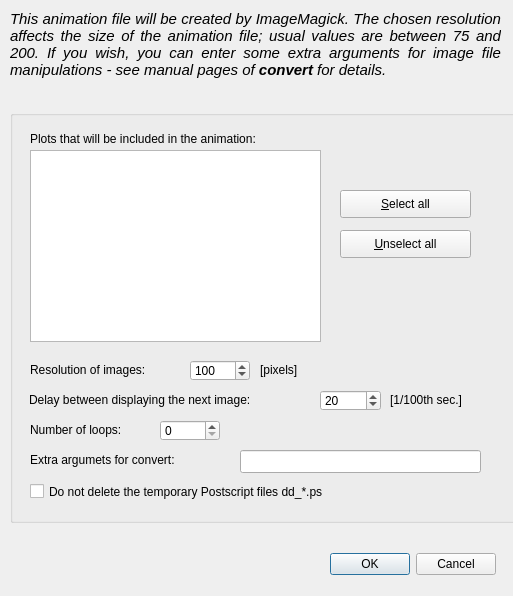
<?xml version="1.0" encoding="UTF-8"?>
<ui version="4.0">
 <class>DAnimate</class>
 <widget class="QDialog" name="DAnimate">
  <property name="geometry">
   <rect>
    <x>0</x>
    <y>0</y>
    <width>513</width>
    <height>596</height>
   </rect>
  </property>
  <property name="windowTitle">
   <string>Animate</string>
  </property>
  <widget class="QLabel" name="textLabel6">
   <property name="geometry">
    <rect>
     <x>10</x>
     <y>10</y>
     <width>491</width>
     <height>101</height>
    </rect>
   </property>
   <property name="font">
    <font>
     <italic>true</italic>
    </font>
   </property>
   <property name="text">
    <string>&lt;!DOCTYPE HTML PUBLIC &quot;-//W3C//DTD HTML 4.0//EN&quot; &quot;http://www.w3.org/TR/REC-html40/strict.dtd&quot;&gt;
&lt;html&gt;&lt;head&gt;&lt;meta name=&quot;qrichtext&quot; content=&quot;1&quot; /&gt;&lt;style type=&quot;text/css&quot;&gt;
p, li { white-space: pre-wrap; }
&lt;/style&gt;&lt;/head&gt;&lt;body style=&quot; font-family:'Ubuntu'; font-size:11pt; font-weight:400; font-style:italic;&quot;&gt;
&lt;p align=&quot;justify&quot; style=&quot; margin-top:0px; margin-bottom:0px; margin-left:0px; margin-right:0px; -qt-block-indent:0; text-indent:0px;&quot;&gt;This animation file will be created by ImageMagick. The chosen resolution affects the size of the animation file; usual values are between 75 and 200. If you wish, you can enter some extra arguments for image file manipulations - see manual pages of &lt;span style=&quot; font-weight:600;&quot;&gt;convert&lt;/span&gt; for details.&lt;/p&gt;&lt;/body&gt;&lt;/html&gt;</string>
   </property>
   <property name="textFormat">
    <enum>Qt::RichText</enum>
   </property>
   <property name="alignment">
    <set>Qt::AlignLeading|Qt::AlignLeft|Qt::AlignTop</set>
   </property>
   <property name="wordWrap">
    <bool>true</bool>
   </property>
   <property name="margin">
    <number>5</number>
   </property>
  </widget>
  <widget class="QGroupBox" name="groupBox">
   <property name="geometry">
    <rect>
     <x>10</x>
     <y>110</y>
     <width>550</width>
     <height>413</height>
    </rect>
   </property>
   <property name="title">
    <string/>
   </property>
   <property name="flat">
    <bool>false</bool>
   </property>
   <property name="checkable">
    <bool>false</bool>
   </property>
   <widget class="QCheckBox" name="rmFiles">
    <property name="geometry">
     <rect>
      <x>20</x>
      <y>370</y>
      <width>451</width>
      <height>23</height>
     </rect>
    </property>
    <property name="text">
     <string>Do not delete the temporary Postscript files dd_*.ps</string>
    </property>
   </widget>
   <widget class="QLabel" name="textLabel3_2">
    <property name="geometry">
     <rect>
      <x>250</x>
      <y>250</y>
      <width>50</width>
      <height>20</height>
     </rect>
    </property>
    <property name="text">
     <string>[pixels]</string>
    </property>
    <property name="wordWrap">
     <bool>false</bool>
    </property>
   </widget>
   <widget class="QLabel" name="textLabel3">
    <property name="geometry">
     <rect>
      <x>380</x>
      <y>280</y>
      <width>151</width>
      <height>20</height>
     </rect>
    </property>
    <property name="text">
     <string>[1/100th sec.]</string>
    </property>
    <property name="wordWrap">
     <bool>false</bool>
    </property>
   </widget>
   <widget class="QLabel" name="textLabel5">
    <property name="geometry">
     <rect>
      <x>20</x>
      <y>340</y>
      <width>201</width>
      <height>20</height>
     </rect>
    </property>
    <property name="text">
     <string>Extra argumets for convert:</string>
    </property>
    <property name="wordWrap">
     <bool>false</bool>
    </property>
   </widget>
   <widget class="QSpinBox" name="delay">
    <property name="geometry">
     <rect>
      <x>310</x>
      <y>280</y>
      <width>61</width>
      <height>21</height>
     </rect>
    </property>
    <property name="maximum">
     <number>200</number>
    </property>
    <property name="value">
     <number>20</number>
    </property>
   </widget>
   <widget class="QLabel" name="textLabel2_3">
    <property name="geometry">
     <rect>
      <x>20</x>
      <y>310</y>
      <width>131</width>
      <height>20</height>
     </rect>
    </property>
    <property name="text">
     <string>Number of loops:</string>
    </property>
    <property name="wordWrap">
     <bool>false</bool>
    </property>
   </widget>
   <widget class="QLabel" name="textLabel2">
    <property name="geometry">
     <rect>
      <x>20</x>
      <y>250</y>
      <width>151</width>
      <height>20</height>
     </rect>
    </property>
    <property name="text">
     <string>Resolution of images:</string>
    </property>
    <property name="wordWrap">
     <bool>false</bool>
    </property>
   </widget>
   <widget class="QPushButton" name="btSelAll">
    <property name="geometry">
     <rect>
      <x>330</x>
      <y>80</y>
      <width>131</width>
      <height>28</height>
     </rect>
    </property>
    <property name="text">
     <string>&amp;Select all</string>
    </property>
   </widget>
   <widget class="QLabel" name="label">
    <property name="geometry">
     <rect>
      <x>20</x>
      <y>20</y>
      <width>341</width>
      <height>18</height>
     </rect>
    </property>
    <property name="text">
     <string>Plots that will be included in the animation:</string>
    </property>
   </widget>
   <widget class="QListWidget" name="plotFiles">
    <property name="geometry">
     <rect>
      <x>20</x>
      <y>40</y>
      <width>291</width>
      <height>192</height>
     </rect>
    </property>
    <property name="selectionMode">
     <enum>QAbstractItemView::ExtendedSelection</enum>
    </property>
   </widget>
   <widget class="QPushButton" name="btUnselAll">
    <property name="geometry">
     <rect>
      <x>330</x>
      <y>120</y>
      <width>131</width>
      <height>28</height>
     </rect>
    </property>
    <property name="text">
     <string>&amp;Unselect all</string>
    </property>
   </widget>
   <widget class="QSpinBox" name="nloops">
    <property name="geometry">
     <rect>
      <x>150</x>
      <y>310</y>
      <width>60</width>
      <height>21</height>
     </rect>
    </property>
    <property name="maximum">
     <number>1000</number>
    </property>
   </widget>
   <widget class="QLabel" name="textLabel2_2">
    <property name="geometry">
     <rect>
      <x>19</x>
      <y>280</y>
      <width>291</width>
      <height>20</height>
     </rect>
    </property>
    <property name="text">
     <string>Delay between displaying the next image:</string>
    </property>
    <property name="wordWrap">
     <bool>false</bool>
    </property>
   </widget>
   <widget class="QSpinBox" name="density">
    <property name="geometry">
     <rect>
      <x>180</x>
      <y>250</y>
      <width>60</width>
      <height>21</height>
     </rect>
    </property>
    <property name="minimum">
     <number>50</number>
    </property>
    <property name="maximum">
     <number>600</number>
    </property>
    <property name="value">
     <number>100</number>
    </property>
   </widget>
   <widget class="QLineEdit" name="args">
    <property name="geometry">
     <rect>
      <x>230</x>
      <y>340</y>
      <width>241</width>
      <height>23</height>
     </rect>
    </property>
   </widget>
  </widget>
  <widget class="QDialogButtonBox" name="buttonBox">
   <property name="geometry">
    <rect>
     <x>320</x>
     <y>550</y>
     <width>176</width>
     <height>28</height>
    </rect>
   </property>
   <property name="standardButtons">
    <set>QDialogButtonBox::Cancel|QDialogButtonBox::Ok</set>
   </property>
  </widget>
 </widget>
 <layoutdefault spacing="6" margin="11"/>
 <tabstops>
  <tabstop>plotFiles</tabstop>
  <tabstop>btSelAll</tabstop>
  <tabstop>btUnselAll</tabstop>
  <tabstop>density</tabstop>
  <tabstop>delay</tabstop>
  <tabstop>nloops</tabstop>
  <tabstop>args</tabstop>
  <tabstop>rmFiles</tabstop>
  <tabstop>buttonBox</tabstop>
 </tabstops>
 <resources/>
 <connections>
  <connection>
   <sender>buttonBox</sender>
   <signal>accepted()</signal>
   <receiver>DAnimate</receiver>
   <slot>accept()</slot>
   <hints>
    <hint type="sourcelabel">
     <x>387</x>
     <y>333</y>
    </hint>
    <hint type="destinationlabel">
     <x>244</x>
     <y>179</y>
    </hint>
   </hints>
  </connection>
  <connection>
   <sender>buttonBox</sender>
   <signal>rejected()</signal>
   <receiver>DAnimate</receiver>
   <slot>reject()</slot>
   <hints>
    <hint type="sourcelabel">
     <x>387</x>
     <y>333</y>
    </hint>
    <hint type="destinationlabel">
     <x>244</x>
     <y>179</y>
    </hint>
   </hints>
  </connection>
 </connections>
</ui>
